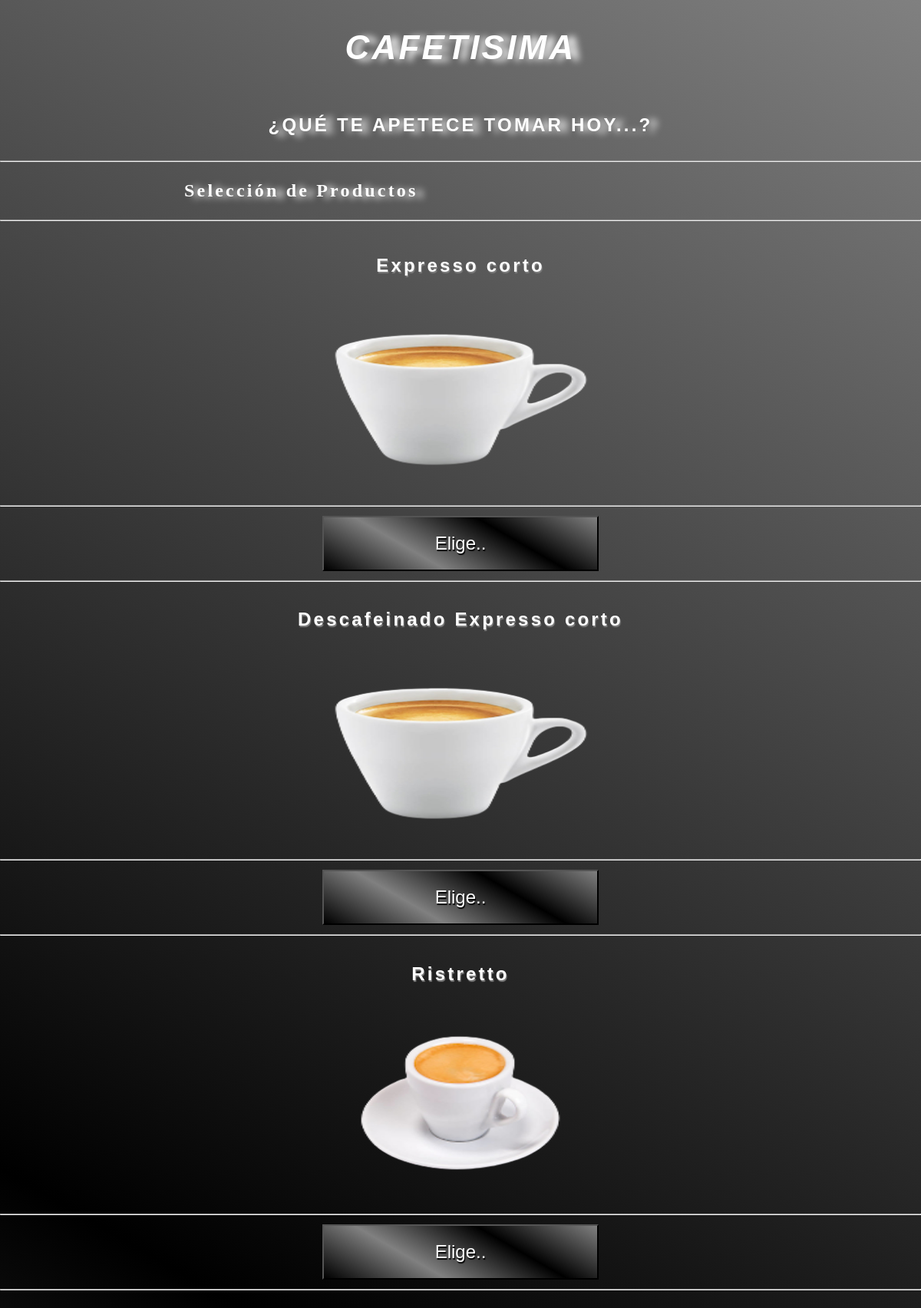
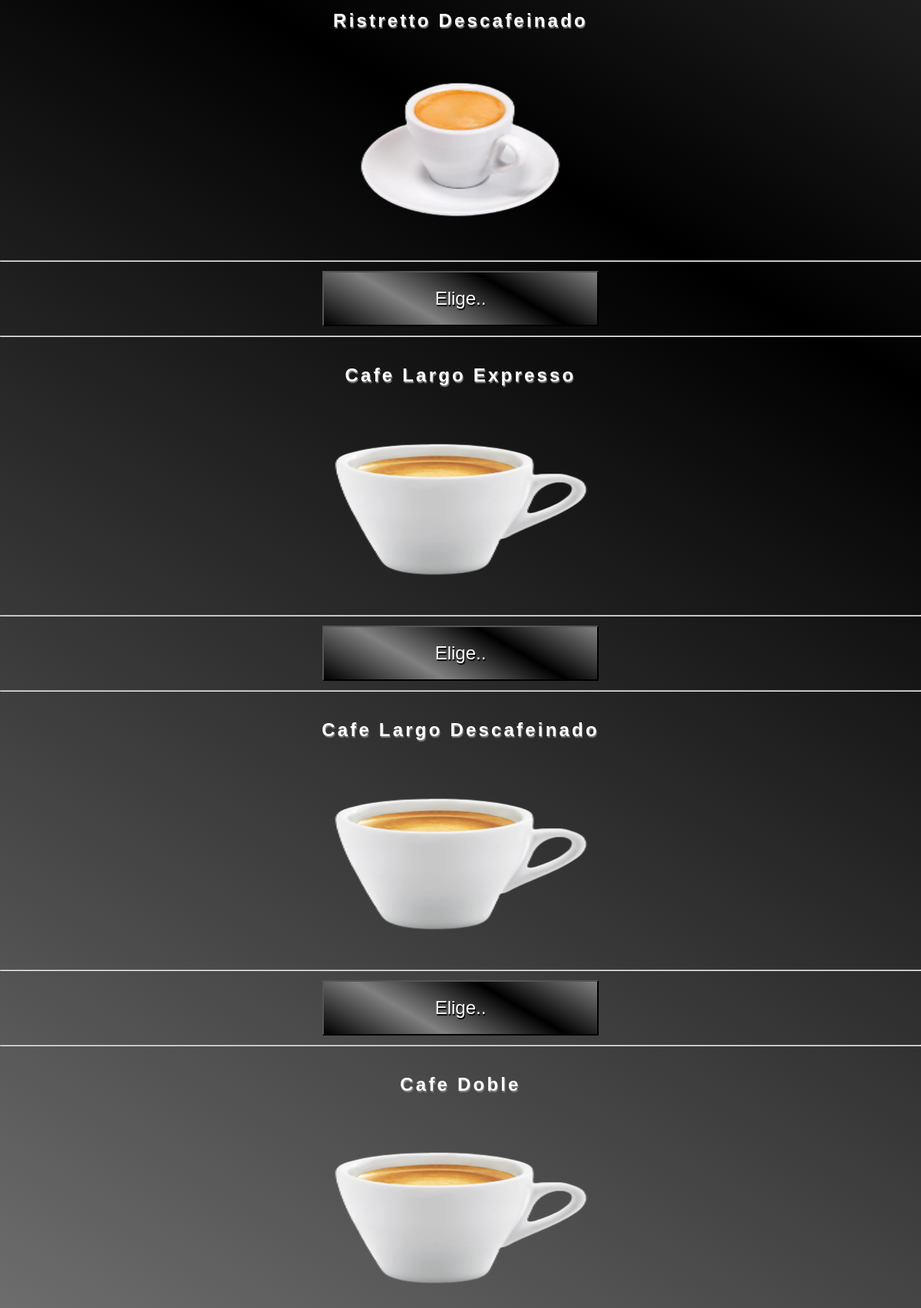
/listado.php?id=1 (upper part), run on the app's committed database (2 pictures, top to bottom).
### tables this page shows
CREATE TABLE `pedidos` (
  `id` int(11) UNSIGNED NOT NULL,
  `nombre` varchar(30) NOT NULL,
  `precio` decimal(4,2) NOT NULL,
  `imagen` varchar(255) NOT NULL,
  `categoria` int(11) UNSIGNED NOT NULL
);

### listado.php (the view, shortened to what this page needs)
<?php
require_once "crud/conexion.php";
?>
<?php require_once "templates/headerListado.php"; ?>
<?php
    $consultaSQL = "SELECT * FROM pedidos WHERE categoria =" . $_GET["id"];
    $sentencia = $conexion->query($consultaSQL);
    while($pedidos = $sentencia->fetch_object()){
        $id = $pedidos->id;
        $nombre = $pedidos->nombre;
        $imagen = $pedidos->imagen;
        echo "<h4 class='h4'>" . $nombre . "</h4>";
        echo "<img src ='uploads/" . $imagen . " 'class='img'><hr>";
        echo "<a href ='personalizar.php?id=$id' ><input type = 'submit' class='btn' value = 'Elige..'></a><hr>";
    }
?>
<?php require_once "templates/footerListado.php"; ?>

### css/style.listado.css (style rules this page uses)
html { margin:0; width: auto; height: auto; }
body { margin:0; width: auto; height: auto; background-image: linear-gradient(30deg, black, grey, black,grey); }
.h4 { text-shadow: 1px 2px 1px grey; font-weight: 600; font-size: 1.5rem; letter-spacing: 0.2rem; color: white; }
.img { width: 15em; height: 10em; }
.btn { width: 15em; height: 3em; font-size: 1.5rem; color: white; text-shadow: 1px 2px 1px black; line-height: 1.5; background-image: linear-gradient(30deg, black, grey, black,grey); }

### data on the page
pedidos: nombre "Expresso corto", imagen (picture)
pedidos: nombre "Descafeinado Expresso corto", imagen (picture)
pedidos: nombre "Ristretto", imagen (picture)
pedidos: nombre "Ristretto Descafeinado", imagen (picture)
pedidos: nombre "Cafe Largo Expresso", imagen (picture)
pedidos: nombre "Cafe Largo Descafeinado", imagen (picture)
pedidos: nombre "Cafe Doble", imagen (picture)

### other printed values
$nombre "Selección de Productos"
